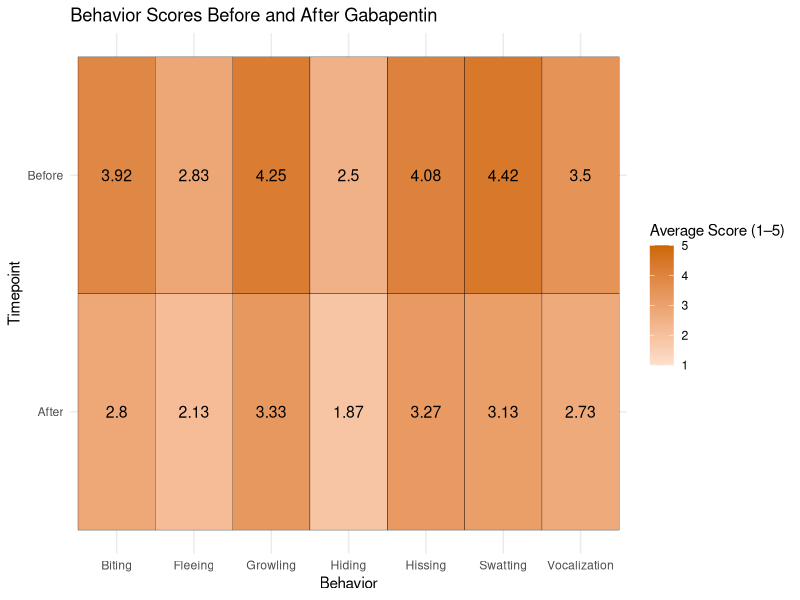
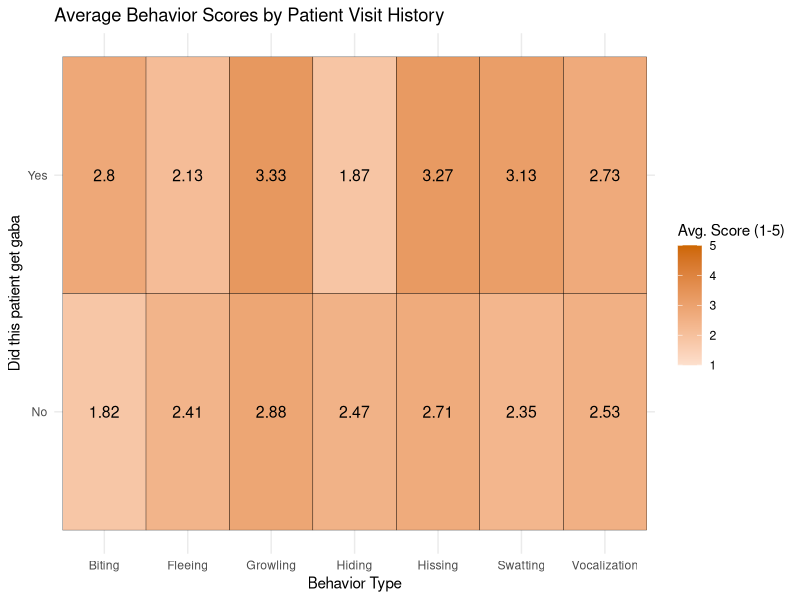
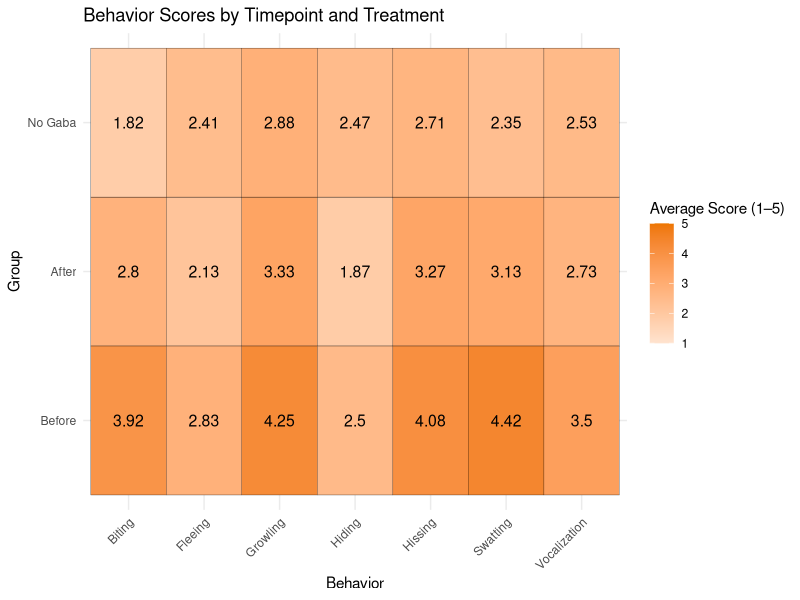

Write the R code that produced these figures, in order.
## ---- chunk 1
# Load necessary libraries
library(tidyverse)
library(reshape2)
library(ggplot2)
library(dplyr)
library(nnet)
## ---- chunk 2
# Read the data
gaba_data <- read.csv("Gaba_Data_C.csv")
gaba_data
## ---- chunk 3
summary (gaba_data)
## ---- chunk 4
# Define behavior columns
after_cols <- c("Vocalization", "Biting", "Hissing", "Growling", "Swatting", "Hiding", "Fleeing")
before_cols <- c("Vocalization.1", "Biting.1", "Hissing.1", "Growling.1", "Swatting.1", "Hiding.1", "Fleeing.1")

# Filter only rows where the patient received gabapentin
gaba_yes <- gaba_data %>% filter(Did_this_patient_get_gaba == "Yes")


after <- gaba_yes %>%
  select(all_of(after_cols)) %>%
  #setNames(before_cols) %>%  # rename to match
  mutate(Timepoint = "After")

before <- gaba_yes %>%
  select(all_of(before_cols)) %>%
  setNames(after_cols) %>%  # rename to match
  mutate(Timepoint = "Before")

# Combine datasets
combined <- bind_rows(before, after)

# Calculate median scores
heatmap_data <- combined %>%
  group_by(Timepoint) %>%
  summarise(across(all_of(after_cols), mean, na.rm = TRUE)) %>%
  pivot_longer(cols = all_of(after_cols), names_to = "Behavior", values_to = "Score")

# Plot the heatmap
ggplot(heatmap_data, aes(x = Behavior, y = Timepoint, fill = Score)) +
  geom_tile(color = "black") +
  geom_text(aes(label = round(Score, 2)), color = "black", size = 4) +
  scale_fill_gradient2(low = "white", high = "darkorange3", limits = c(1, 5)) +
  labs(title = "Behavior Scores Before and After Gabapentin",
       x = "Behavior",
       y = "Timepoint",
       fill = "Average Score (1–5)") +
  theme_minimal()
## ---- chunk 5
wilcox.test(Biting ~ Timepoint , data = combined)
wilcox.test(Fleeing ~ Timepoint, data = combined)
wilcox.test(Growling ~ Timepoint, data = combined)
wilcox.test(Hiding ~ Timepoint, data = combined)
wilcox.test(Hissing ~ Timepoint, data = combined)
wilcox.test(Swatting ~ Timepoint, data = combined)
wilcox.test(Vocalization ~ Timepoint, data = combined)
## ---- chunk 6
# Select only the behavior columns and grouping column
x <- c("Vocalization", "Biting", "Hissing", "Growling", "Swatting", "Hiding", "Fleeing")

# Summarize the mean of each behavior by whether the patient was seen before
heatmap_data <- gaba_data %>%
  group_by(Did_this_patient_get_gaba) %>%
  summarise(across(all_of(x), ~mean(.x, na.rm = TRUE))) %>%
  pivot_longer(cols = all_of(x), names_to = "Behavior", values_to = "Score")

# Plot the heatmap
ggplot(heatmap_data, aes(x = Behavior, y = Did_this_patient_get_gaba, fill = Score)) +
  geom_tile(color = "black") +
  scale_fill_gradient2(low = "white", high = "darkorange3" , limits = c (1, 5)) +
  geom_text(aes(label = round(Score, 2)), color = "black", size = 4)+
  labs(title = "Average Behavior Scores by Patient Visit History",
       x = "Behavior Type",
       y = "Did this patient get gaba",
       fill = "Avg. Score (1-5)") +
  theme_minimal()
## ---- chunk 7
wilcox.test(Biting ~ Did_this_patient_get_gaba, data = gaba_data)
wilcox.test(Fleeing ~ Did_this_patient_get_gaba, data = gaba_data)
wilcox.test(Growling ~ Did_this_patient_get_gaba, data = gaba_data)
wilcox.test(Hiding ~ Did_this_patient_get_gaba, data = gaba_data)
wilcox.test(Hissing ~ Did_this_patient_get_gaba, data = gaba_data)
wilcox.test(Swatting ~ Did_this_patient_get_gaba, data = gaba_data)
wilcox.test(Vocalization ~ Did_this_patient_get_gaba, data = gaba_data)
## ---- chunk 8
# Define behavior columns
behavior_cols <- c("Vocalization", "Biting", "Hissing", "Growling", "Swatting", "Hiding", "Fleeing")
before_cols <- paste0(behavior_cols, ".1")  # these are the "before" behavior columns

# Separate the dataset into groups based on gabapentin treatment
gaba_yes <- gaba_data %>% filter(Did_this_patient_get_gaba == "Yes")  # received gabapentin
gaba_no <- gaba_data %>% filter(Did_this_patient_get_gaba == "No")    # did not receive gabapentin

# Create "Before" group from pre-gabapentin behavior columns
before <- gaba_yes %>%
  select(all_of(before_cols)) %>%
  setNames(behavior_cols) %>%  # rename to match "after" columns
  mutate(Timepoint = "Before")

# Create "After" group from post-gabapentin behavior columns
after <- gaba_yes %>%
  select(all_of(behavior_cols)) %>%
  mutate(Timepoint = "After")

# Create "No Gaba" group from patients who did not receive the medication
nogaba <- gaba_no %>%
  select(all_of(behavior_cols)) %>%
  mutate(Timepoint = "No Gaba")

# Combine all three datasets
combined_all <- bind_rows(before, after, nogaba)

# Calculate the average behavior scores for each group
heatmap_data <- combined_all %>%
  group_by(Timepoint) %>%
  summarise(across(all_of(behavior_cols), ~mean(.x, na.rm = TRUE))) %>%
  pivot_longer(cols = all_of(behavior_cols), names_to = "Behavior", values_to = "Score")

# Set the order of the Y-axis (group labels)
heatmap_data$Timepoint <- factor(heatmap_data$Timepoint, levels = c("Before", "After", "No Gaba"))

# Plot the heatmap
ggplot(heatmap_data, aes(x = Behavior, y = Timepoint, fill = Score)) +
  geom_tile(color = "black") +  # black grid lines
  geom_text(aes(label = round(Score, 2)), color = "black", size = 4) +  # text labels
  scale_fill_gradient2(low = "white", high = "darkorange2", limits = c(1, 5)) +  # color scale
  labs(title = "Behavior Scores by Timepoint and Treatment",
       x = "Behavior",
       y = "Group",
       fill = "Average Score (1–5)") +
  theme_minimal() +
  theme(axis.text.x = element_text(angle = 45, hjust = 1))  # rotate X-axis labels

## ---- chunk 9

combined_s <- bind_rows(before, nogaba)

wilcox.test(Biting ~ Timepoint, data = combined_s)
wilcox.test(Fleeing ~ Timepoint, data = combined_s)
wilcox.test(Growling ~ Timepoint, data = combined_s)
wilcox.test(Hiding ~ Timepoint, data = combined_s)
wilcox.test(Hissing ~ Timepoint, data = combined_s)
wilcox.test(Swatting ~ Timepoint, data = combined_s)
wilcox.test(Vocalization ~ Timepoint, data = combined_s)
